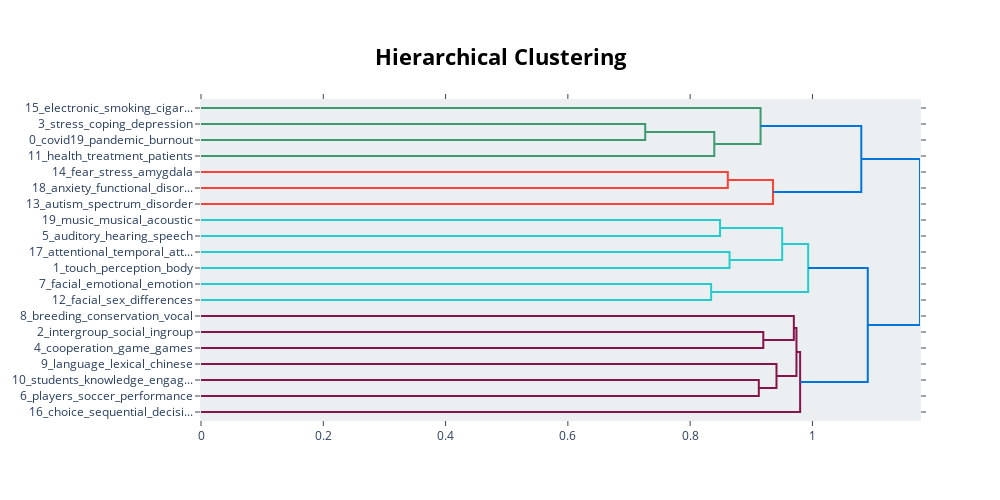

Notebook code for this chart:
### Code cell
topic_model.visualize_hierarchy(top_n_topics=20)

### Figure 1 — Plotly figure (JSON) as saved in the notebook; plotly's stock layout.template omitted (floating-point values rounded to 4 significant figures)
{"data": [{"hoverinfo": "text", "marker": {"color": "rgb(61,153,112)"}, "mode": "lines", "type": "scatter", "x": [0, 0.7265, 0.7265, 0], "xaxis": "x", "y": [-15, -15, -25, -25], "yaxis": "y"}, {"hoverinfo": "text", "marker": {"color": "rgb(61,153,112)"}, "mode": "lines", "type": "scatter", "x": [0.7265, 0.8395, 0.8395, 0], "xaxis": "x", "y": [-20, -20, -35, -35], "yaxis": "y"}, {"hoverinfo": "text", "marker": {"color": "rgb(61,153,112)"}, "mode": "lines", "type": "scatter", "x": [0, 0.9152, 0.9152, 0.8395], "xaxis": "x", "y": [-5, -5, -27.5, -27.5], "yaxis": "y"}, {"hoverinfo": "text", "marker": {"color": "rgb(255,65,54)"}, "mode": "lines", "type": "scatter", "x": [0, 0.8616, 0.8616, 0], "xaxis": "x", "y": [-45, -45, -55, -55], "yaxis": "y"}, {"hoverinfo": "text", "marker": {"color": "rgb(255,65,54)"}, "mode": "lines", "type": "scatter", "x": [0.8616, 0.9355, 0.9355, 0], "xaxis": "x", "y": [-50, -50, -65, -65], "yaxis": "y"}, {"hoverinfo": "text", "marker": {"color": "rgb(0,116,217)"}, "mode": "lines", "type": "scatter", "x": [0.9152, 1.08, 1.08, 0.9355], "xaxis": "x", "y": [-16.25, -16.25, -57.5, -57.5], "yaxis": "y"}, {"hoverinfo": "text", "marker": {"color": "rgb(35,205,205)"}, "mode": "lines", "type": "scatter", "x": [0, 0.8489, 0.8489, 0], "xaxis": "x", "y": [-75, -75, -85, -85], "yaxis": "y"}, {"hoverinfo": "text", "marker": {"color": "rgb(35,205,205)"}, "mode": "lines", "type": "scatter", "x": [0, 0.8644, 0.8644, 0], "xaxis": "x", "y": [-95, -95, -105, -105], "yaxis": "y"}, {"hoverinfo": "text", "marker": {"color": "rgb(35,205,205)"}, "mode": "lines", "type": "scatter", "x": [0.8489, 0.9505, 0.9505, 0.8644], "xaxis": "x", "y": [-80, -80, -100, -100], "yaxis": "y"}, {"hoverinfo": "text", "marker": {"color": "rgb(35,205,205)"}, "mode": "lines", "type": "scatter", "x": [0, 0.8343, 0.8343, 0], "xaxis": "x", "y": [-115, -115, -125, -125], "yaxis": "y"}, {"hoverinfo": "text", "marker": {"color": "rgb(35,205,205)"}, "mode": "lines", "type": "scatter", "x": [0.9505, 0.993, 0.993, 0.8343], "xaxis": "x", "y": [-90, -90, -120, -120], "yaxis": "y"}, {"hoverinfo": "text", "marker": {"color": "rgb(133,20,75)"}, "mode": "lines", "type": "scatter", "x": [0, 0.9196, 0.9196, 0], "xaxis": "x", "y": [-145, -145, -155, -155], "yaxis": "y"}, {"hoverinfo": "text", "marker": {"color": "rgb(133,20,75)"}, "mode": "lines", "type": "scatter", "x": [0, 0.9696, 0.9696, 0.9196], "xaxis": "x", "y": [-135, -135, -150, -150], "yaxis": "y"}, {"hoverinfo": "text", "marker": {"color": "rgb(133,20,75)"}, "mode": "lines", "type": "scatter", "x": [0, 0.9123, 0.9123, 0], "xaxis": "x", "y": [-175, -175, -185, -185], "yaxis": "y"}, {"hoverinfo": "text", "marker": {"color": "rgb(133,20,75)"}, "mode": "lines", "type": "scatter", "x": [0, 0.9412, 0.9412, 0.9123], "xaxis": "x", "y": [-165, -165, -180, -180], "yaxis": "y"}, {"hoverinfo": "text", "marker": {"color": "rgb(133,20,75)"}, "mode": "lines", "type": "scatter", "x": [0.9696, 0.9739, 0.9739, 0.9412], "xaxis": "x", "y": [-142.5, -142.5, -172.5, -172.5], "yaxis": "y"}, {"hoverinfo": "text", "marker": {"color": "rgb(133,20,75)"}, "mode": "lines", "type": "scatter", "x": [0.9739, 0.9799, 0.9799, 0], "xaxis": "x", "y": [-157.5, -157.5, -195, -195], "yaxis": "y"}, {"hoverinfo": "text", "marker": {"color": "rgb(0,116,217)"}, "mode": "lines", "type": "scatter", "x": [0.993, 1.09, 1.09, 0.9799], "xaxis": "x", "y": [-105, -105, -176.2, -176.2], "yaxis": "y"}, {"hoverinfo": "text", "marker": {"color": "rgb(0,116,217)"}, "mode": "lines", "type": "scatter", "x": [1.08, 1.176, 1.176, 1.09], "xaxis": "x", "y": [-36.88, -36.88, -140.6, -140.6], "yaxis": "y"}], "layout": {"autosize": false, "height": 500, "hoverlabel": {"bgcolor": "white", "font": {"family": "Rockwell", "size": 16}}, "hovermode": "closest", "plot_bgcolor": "#ECEFF1", "showlegend": false, "title": {"font": {"color": "Black", "size": 22}, "text": "<b>Hierarchical Clustering</b>", "x": 0.5, "xanchor": "center", "yanchor": "top"}, "width": 1000, "xaxis": {"mirror": "allticks", "rangemode": "tozero", "showgrid": false, "showline": true, "showticklabels": true, "ticks": "outside", "type": "linear", "zeroline": false}, "yaxis": {"mirror": "allticks", "range": [-200, 0], "rangemode": "tozero", "showgrid": false, "showline": true, "showticklabels": true, "tickmode": "array", "ticks": "outside", "ticktext": ["15_electronic_smoking_cigar...", "3_stress_coping_depression", "0_covid19_pandemic_burnout", "11_health_treatment_patients", "14_fear_stress_amygdala", "18_anxiety_functional_disor...", "13_autism_spectrum_disorder", "19_music_musical_acoustic", "5_auditory_hearing_speech", "17_attentional_temporal_att...", "1_touch_perception_body", "7_facial_emotional_emotion", "12_facial_sex_differences", "8_breeding_conservation_vocal", "2_intergroup_social_ingroup", "4_cooperation_game_games", "9_language_lexical_chinese", "10_students_knowledge_engag...", "6_players_soccer_performance", "16_choice_sequential_decisi..."], "tickvals": [-5, -15, -25, -35, -45, -55, -65, -75, -85, -95, -105, -115, -125, -135, -145, -155, -165, -175, -185, -195], "type": "linear", "zeroline": false}}}
